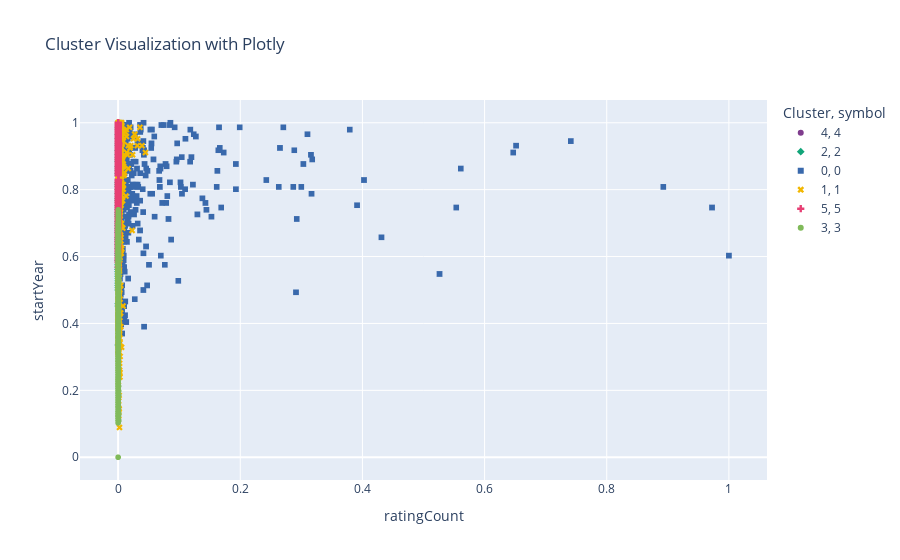

The notebook cell this image was saved under:
### Code cell
import plotly.express as px

# Crea il grafico a dispersione interattivo
fig = px.scatter(
    train_data, 
    x="ratingCount", 
    y="startYear", 
    color=bkmeans.labels_.astype(str),  # Converti i label a stringa per usarli come categorie
    symbol=bkmeans.labels_.astype(str), # Usa simboli diversi per ogni cluster
    color_discrete_sequence=px.colors.qualitative.Bold,  # Palette colori "bright"
    title="Cluster Visualization with Plotly",
    labels={'startYear': 'startYear', 'popularityIndex': 'Popularity Index', 'color': 'Cluster'},
)

# Mostra il grafico
fig.show()

### Figure 1 — Plotly figure (JSON) as saved in the notebook; plotly's stock layout.template omitted (floating-point values rounded to 4 significant figures; data arrays with more than 128 entries replaced by an {"elided": "..."} marker saying what was removed)
{"data": [{"hovertemplate": "Cluster=4<br>symbol=4<br>ratingCount=%{x}<br>startYear=%{y}<extra></extra>", "legendgroup": "4, 4", "marker": {"color": "rgb(127, 60, 141)", "symbol": "circle"}, "mode": "markers", "name": "4, 4", "showlegend": true, "type": "scattergl", "x": {"elided": "3817 float values"}, "xaxis": "x", "y": {"elided": "3817 float values"}, "yaxis": "y"}, {"hovertemplate": "Cluster=2<br>symbol=2<br>ratingCount=%{x}<br>startYear=%{y}<extra></extra>", "legendgroup": "2, 2", "marker": {"color": "rgb(17, 165, 121)", "symbol": "diamond"}, "mode": "markers", "name": "2, 2", "showlegend": true, "type": "scattergl", "x": {"elided": "2035 float values"}, "xaxis": "x", "y": {"elided": "2035 float values"}, "yaxis": "y"}, {"hovertemplate": "Cluster=0<br>symbol=0<br>ratingCount=%{x}<br>startYear=%{y}<extra></extra>", "legendgroup": "0, 0", "marker": {"color": "rgb(57, 105, 172)", "symbol": "square"}, "mode": "markers", "name": "0, 0", "showlegend": true, "type": "scattergl", "x": {"elided": "610 float values"}, "xaxis": "x", "y": {"elided": "610 float values"}, "yaxis": "y"}, {"hovertemplate": "Cluster=1<br>symbol=1<br>ratingCount=%{x}<br>startYear=%{y}<extra></extra>", "legendgroup": "1, 1", "marker": {"color": "rgb(242, 183, 1)", "symbol": "x"}, "mode": "markers", "name": "1, 1", "showlegend": true, "type": "scattergl", "x": {"elided": "2264 float values"}, "xaxis": "x", "y": {"elided": "2264 float values"}, "yaxis": "y"}, {"hovertemplate": "Cluster=5<br>symbol=5<br>ratingCount=%{x}<br>startYear=%{y}<extra></extra>", "legendgroup": "5, 5", "marker": {"color": "rgb(231, 63, 116)", "symbol": "cross"}, "mode": "markers", "name": "5, 5", "showlegend": true, "type": "scattergl", "x": {"elided": "4938 float values"}, "xaxis": "x", "y": {"elided": "4938 float values"}, "yaxis": "y"}, {"hovertemplate": "Cluster=3<br>symbol=3<br>ratingCount=%{x}<br>startYear=%{y}<extra></extra>", "legendgroup": "3, 3", "marker": {"color": "rgb(128, 186, 90)", "symbol": "circle"}, "mode": "markers", "name": "3, 3", "showlegend": true, "type": "scattergl", "x": {"elided": "2261 float values"}, "xaxis": "x", "y": {"elided": "2261 float values"}, "yaxis": "y"}], "layout": {"legend": {"title": {"text": "Cluster, symbol"}, "tracegroupgap": 0}, "title": {"text": "Cluster Visualization with Plotly"}, "xaxis": {"anchor": "y", "domain": [0, 1], "title": {"text": "ratingCount"}}, "yaxis": {"anchor": "x", "domain": [0, 1], "title": {"text": "startYear"}}}}
